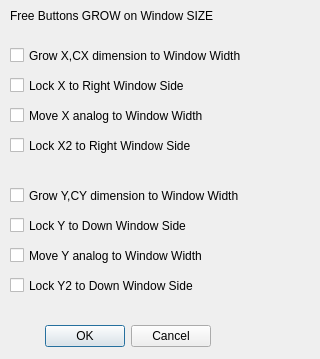
<?xml version="1.0" encoding="UTF-8"?>
<ui version="4.0">
 <class>dlgfreealign</class>
 <widget class="QDialog" name="dlgfreealign">
  <property name="geometry">
   <rect>
    <x>0</x>
    <y>0</y>
    <width>320</width>
    <height>359</height>
   </rect>
  </property>
  <property name="windowTitle">
   <string>Dialog</string>
  </property>
  <widget class="QCheckBox" name="chXZ">
   <property name="geometry">
    <rect>
     <x>10</x>
     <y>40</y>
     <width>301</width>
     <height>31</height>
    </rect>
   </property>
   <property name="text">
    <string>Grow X,CX dimension to Window Width</string>
   </property>
  </widget>
  <widget class="QCheckBox" name="chXL">
   <property name="geometry">
    <rect>
     <x>10</x>
     <y>70</y>
     <width>281</width>
     <height>31</height>
    </rect>
   </property>
   <property name="text">
    <string>Lock X to Right Window Side</string>
   </property>
  </widget>
  <widget class="QDialogButtonBox" name="buttonBox">
   <property name="geometry">
    <rect>
     <x>10</x>
     <y>320</y>
     <width>201</width>
     <height>32</height>
    </rect>
   </property>
   <property name="orientation">
    <enum>Qt::Horizontal</enum>
   </property>
   <property name="standardButtons">
    <set>QDialogButtonBox::Cancel|QDialogButtonBox::Ok</set>
   </property>
  </widget>
  <widget class="QLabel" name="label">
   <property name="geometry">
    <rect>
     <x>10</x>
     <y>0</y>
     <width>301</width>
     <height>31</height>
    </rect>
   </property>
   <property name="text">
    <string>Free Buttons GROW on Window SIZE</string>
   </property>
  </widget>
  <widget class="QCheckBox" name="chYZ">
   <property name="geometry">
    <rect>
     <x>10</x>
     <y>180</y>
     <width>301</width>
     <height>31</height>
    </rect>
   </property>
   <property name="text">
    <string>Grow Y,CY dimension to Window Width</string>
   </property>
  </widget>
  <widget class="QCheckBox" name="chYL">
   <property name="geometry">
    <rect>
     <x>10</x>
     <y>210</y>
     <width>281</width>
     <height>31</height>
    </rect>
   </property>
   <property name="text">
    <string>Lock Y to Down Window Side</string>
   </property>
  </widget>
  <widget class="QCheckBox" name="chX2">
   <property name="geometry">
    <rect>
     <x>10</x>
     <y>130</y>
     <width>281</width>
     <height>31</height>
    </rect>
   </property>
   <property name="text">
    <string>Lock X2 to Right Window Side</string>
   </property>
  </widget>
  <widget class="QCheckBox" name="chY2">
   <property name="geometry">
    <rect>
     <x>10</x>
     <y>270</y>
     <width>281</width>
     <height>31</height>
    </rect>
   </property>
   <property name="text">
    <string>Lock Y2 to Down Window Side</string>
   </property>
  </widget>
  <widget class="QCheckBox" name="chXM">
   <property name="geometry">
    <rect>
     <x>10</x>
     <y>100</y>
     <width>281</width>
     <height>31</height>
    </rect>
   </property>
   <property name="text">
    <string>Move X analog to Window Width</string>
   </property>
  </widget>
  <widget class="QCheckBox" name="chYM">
   <property name="geometry">
    <rect>
     <x>10</x>
     <y>240</y>
     <width>281</width>
     <height>31</height>
    </rect>
   </property>
   <property name="text">
    <string>Move Y analog to Window Width</string>
   </property>
  </widget>
 </widget>
 <resources/>
 <connections/>
</ui>
